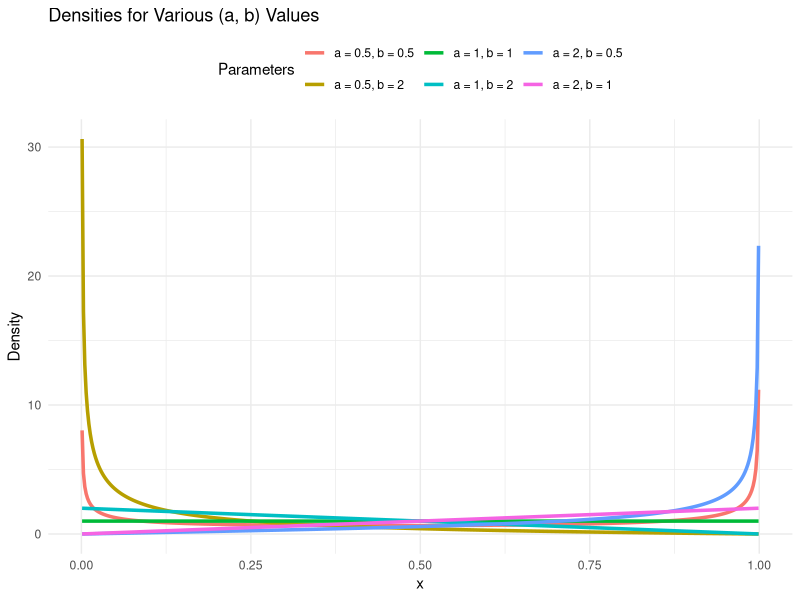

This figure's R source:
library(ggplot2)

# Parameter combinations
params <- data.frame(
  a = c(1, 1, 2, 0.5, 2, 0.5),
  b = c(1, 2, 1, 2, 0.5, 0.5)
)

# values between 0 and 1
x_vals <- seq(0.001, 0.999, length.out = 500)

plot_data <- data.frame()

# Compute pdf
for (i in 1:nrow(params)) {
  a <- params$a[i]
  b <- params$b[i]
  
  f_x <- a * b * x_vals^(a - 1) * (1 - x_vals^a)^(b - 1)
  
  temp <- data.frame(
    x = x_vals,
    density = f_x,
    label = paste0("a = ", a, ", b = ", b)
  )
  
  plot_data <- rbind(plot_data, temp)
}

# Plot densities
ggplot(plot_data, aes(x = x, y = density, color = label)) +
  geom_line(size = 1.2) +
  labs(title = "Densities for Various (a, b) Values",
       x = "x", y = "Density", color = "Parameters") +
  theme_minimal() +
  theme(legend.position = "top")
